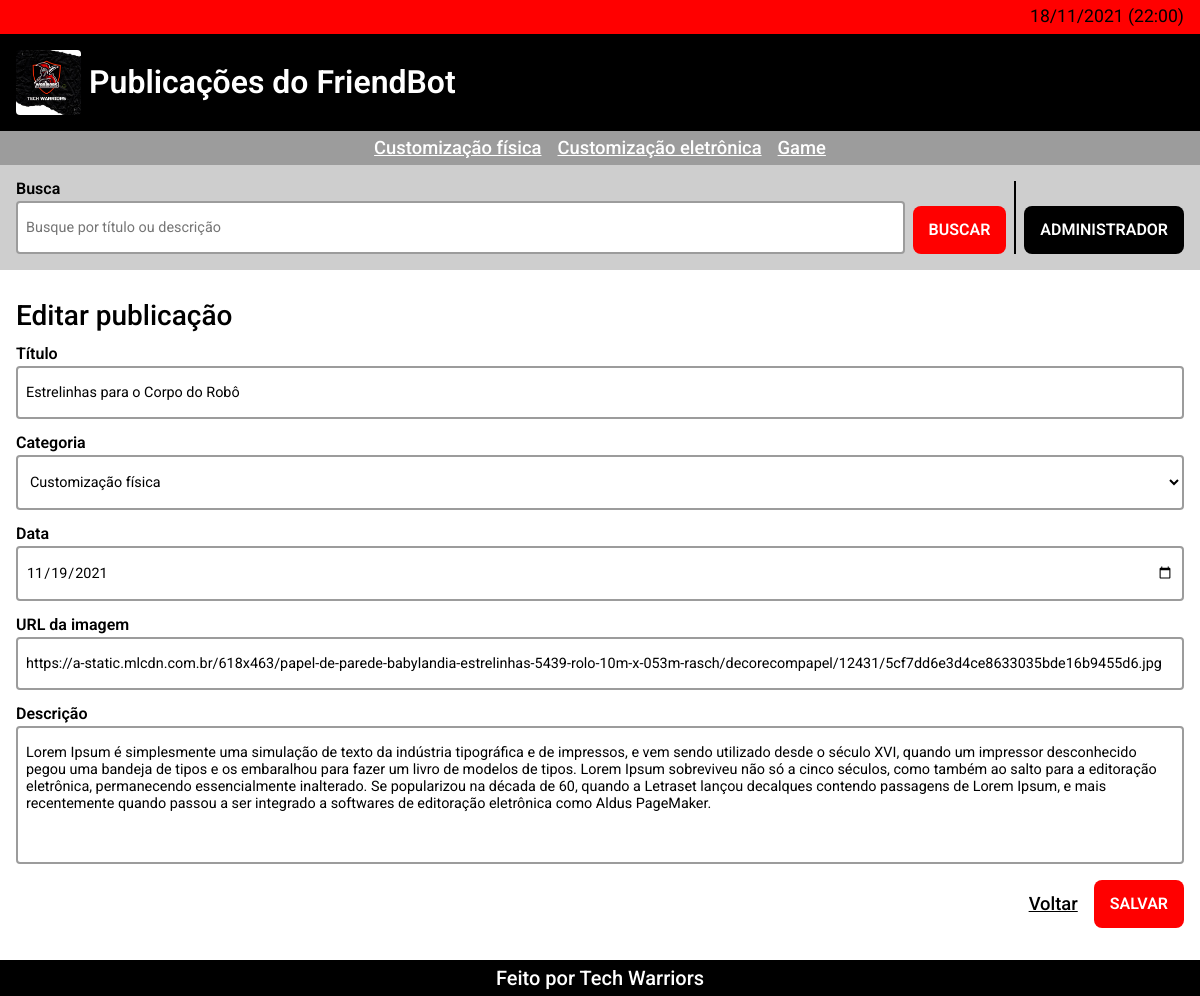
Screenshot of /admin/save.php?id=63 with the database file from the repository.
### tables this page shows
CREATE TABLE `posts` (
  `id` int(10) NOT NULL,
  `title` varchar(250) NOT NULL,
  `category` varchar(250) NOT NULL,
  `date` date NOT NULL,
  `image_url` varchar(5000) NOT NULL,
  `description` varchar(1000) NOT NULL
);

### utils/validations.php (called while the page is built, shortened)
<?php
    function has_id($value){
        return $value !== 0;
    }
?>

### utils/environment.php (called while the page is built, shortened)
<?php
    $table = "posts";
?>

### admin/save.php (the view, shortened to what this page needs)
<?php require_once("../components/header.php") ?>
<?php
    require_once("../utils/connection.php");
    require_once("../utils/validations.php");
    $submitted = isset($_POST['submit']);
    $id = intval($_REQUEST['id'] ?? null);
    $title = $_POST['title'] ?? null;
    $description = $_POST['description'] ?? null;
    $image_url = $_POST['image_url'] ?? null;
    $date = $_POST['date'] ?? null;
    $category = $_POST['category'] ?? null;
    $has_id = has_id($id);
    if($has_id && $submitted){
        $statement = $connection -> prepare("UPDATE $table set title='$title', description='$description', image_url='$image_url', date='$date', category='$category' WHERE id=$id");
        try{
            $statement -> execute();
            $message = "Publicação atualizada";
        } catch(Exception $error){
            show_error($error);
        }
    } else if($has_id){
        $statement = $connection -> prepare("SELECT title, description, image_url, date, category FROM $table WHERE id=$id");
        try{
            $statement -> execute();
            $result = $statement -> fetch(PDO::FETCH_OBJ);
            $title = $result -> title;
            $description = $result -> description;
            $image_url = $result -> image_url;
            $date = $result -> date;
            $category = $result -> category;
        } catch(Exception $error){
            show_error($error);
        }
    } else if($submitted){
        $statement = $connection -> prepare("INSERT INTO $table(title, description, image_url, date, category) VALUES ('$title', '$description', '$image_url', '$date', '$category')");
        try{
            $statement -> execute();
            $message = "Publicação criada";
        } catch(Exception $error){
            show_error($error);
        }
    }
?>
<form class="form" name="save_form" action="./save.php" method="POST">
    <fieldset class="form__fieldset">
        <legend class="form__subtitle subtitle"><?php echo $has_id ? "Editar" : "Criar" ?> publicação</legend>
        <div class="field">
            <label class="field__label" for="title">Título</label>
            <input autofocus class="field__input" placeholder="Coloque o título" value="<?php echo $title ?>" type="text" name="title" id="title" maxlength="250" required>
        </div>
        <div class="field">
            <label class="field__label" for="categories">Categoria</label>
            <select name="category" required id="categories" class="field__input">
                <?php
                    foreach($categories as $key => $category_select){
                        echo ($key === 0 && !$has_id) || $category_select === $category ? "<option selected value='$category_select'>$category_select</option>" : "<option value='$category_select'>$category_select</option>";
                    }
                ?>
            </select>
        </div>
        <div class="field">
            <label class="field__label" for="date">Data</label>
            <input class="field__input" placeholder="Coloque a data" value="<?php echo $date ?>" type="date" name="date" id="date" required>
        </div>
        <div class="field">
            <label class="field__label" for="url-image">URL da imagem</label>
            <input class="field__input" placeholder="Coloque a URL" value="<?php echo $image_url ?>" type="url" name="image_url" id="url-image" maxlength="5000" required>
        </div>
        <div class="field">
            <label class="field__label" for="description">Descrição</label>
            <textarea class="field__input" name="description" id="description" rows="6" required maxlength="1000" placeholder="Coloque a descrição"><?php echo $description ?></textarea>
        </div>
        <div class="form__actions">
            <a class="link link--black" href="./index.php" target="_self">Voltar</a>
            <input class="button" value="<?php echo $has_id ? 'Salvar' : 'Criar' ?>" name="submit" type="submit">
        </div>
    </fieldset>
</form>
<?php require_once("../components/footer.php") ?>

### stylesheets/variables.css (style rules this page uses)
:root { --space: 16px; --half-space: calc(var(--space) / 2); --double-space: calc(var(--space) * 2); --primary: #f00; --black: #000; --white: #fff; --time: .25s; --grey: #9c9c9c; --light-grey: #cecece; --border: 2px solid var(--black); --radius: 4px; }

### stylesheets/general.css (style rules this page uses)
html, body { background-color: var(--white); font-size: var(--space); height: auto; min-height: 100vh; }
* { font-family: 'Roboto', sans-serif !important; box-sizing: border-box; }
input, img { border-radius: var(--radius); }
.body { display: flex; flex-direction: column; }
.subtitle { color: var(--black); font-size: 1.75rem; font-weight: 500; }

### stylesheets/button.css (style rules this page uses)
.button { text-decoration: none; color: var(--white); font-weight: 600; text-transform: uppercase; padding: var(--space); background-color: var(--primary); border-radius: var(--half-space); transition: opacity var(--time); border: none; font-size: 1rem; cursor: pointer; text-align: center; line-height: 1; margin: 0; display: block; width: fit-content; }

### stylesheets/field.css (style rules this page uses)
.field { display: flex; flex-direction: column; width: 100%; row-gap: var(--radius); }
.field .field__label { font-weight: 600; color: var(--black); font-size: 1rem; }
.field .field__input { padding: var(--space) var(--half-space); border: var(--border); border-radius: var(--radius); outline: none; transition: box-shadow var(--time); border-color: var(--grey); font-size: .9rem; background-color: var(--white); resize: none; }

### stylesheets/form.css (style rules this page uses)
.form { width: 100%; }
.form .form__fieldset { display: flex; flex-direction: column; row-gap: var(--space); }
.form .form__subtitle { margin-bottom: var(--space); display: block; }
.form .form__actions { display: flex; justify-content: flex-end; column-gap: var(--space); align-items: center; }

### stylesheets/link.css (style rules this page uses)
.link { font-size: 1.15rem; color: var(--white); font-weight: 500; }
.link--black { color: var(--black); }

### rows the page displays
posts: title "Estrelinhas para o Corpo do Robô", category "Customização física", date "11/19/2021", image_url "https://a-static.mlcdn.com.br/618x463/papel-de-parede-babylandia-estrelinhas-5439-rolo-10m-x-053m-rasch/decorecompapel/12431/5cf7dd6e3d4ce8633035bde16b9455d6.jpg", description "Lorem Ipsum é simplesmente uma simulação de texto da indústria tipográfica e de impressos, e vem sendo utilizado desde o século XVI, quando um impressor desconhecido pegou uma bandeja de tipos e os embaralhou para fazer um livro de modelos de tipos. Lorem Ipsum sobreviveu não só a cinco séculos, como também ao salto para a editoração eletrônica, permanecendo essencialmente inalterado. Se popularizou na década de 60, quando a Letraset lançou decalques contendo passagens de Lorem Ipsum, e mais recentemente quando passou a ser integrado a softwares de editoração eletrônica como Aldus PageMaker."

### other values shown
date($format) "18/11/2021 (22:00)"
$category "Customização física"
$category "Customização eletrônica"
$category "Game"
